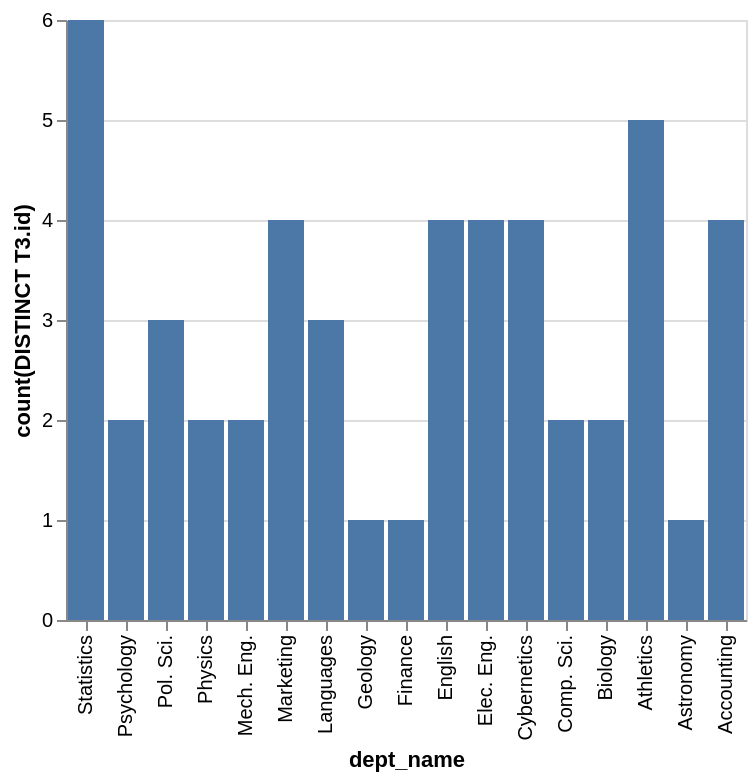

Specify this chart in Vega-Lite:
### Vega-Lite specification from a JSON file in a GitHub repository (floating-point values rounded to 4 significant figures)
{"data": {"values": [{"x_data": "Statistics", "y_data": 6}, {"x_data": "Psychology", "y_data": 2}, {"x_data": "Pol. Sci.", "y_data": 3}, {"x_data": "Physics", "y_data": 2}, {"x_data": "Mech. Eng.", "y_data": 2}, {"x_data": "Marketing", "y_data": 4}, {"x_data": "Languages", "y_data": 3}, {"x_data": "Geology", "y_data": 1}, {"x_data": "Finance", "y_data": 1}, {"x_data": "English", "y_data": 4}, {"x_data": "Elec. Eng.", "y_data": 4}, {"x_data": "Cybernetics", "y_data": 4}, {"x_data": "Comp. Sci.", "y_data": 2}, {"x_data": "Biology", "y_data": 2}, {"x_data": "Athletics", "y_data": 5}, {"x_data": "Astronomy", "y_data": 1}, {"x_data": "Accounting", "y_data": 4}]}, "mark": "bar", "encoding": {"x": {"field": "x_data", "type": "nominal", "title": "dept_name", "sort": "descending"}, "y": {"field": "y_data", "type": "quantitative", "title": "count(DISTINCT T3.id)"}}}
